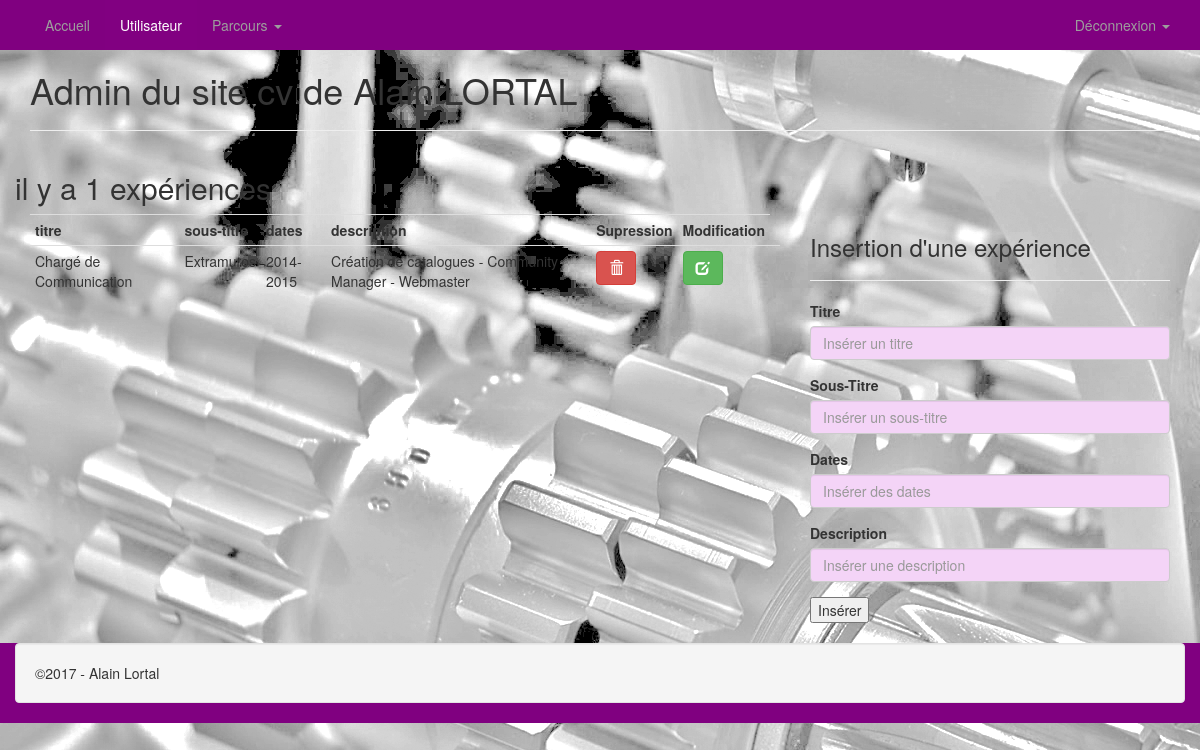
The page /admin/experiences.php (signed in) on the database as committed earlier.
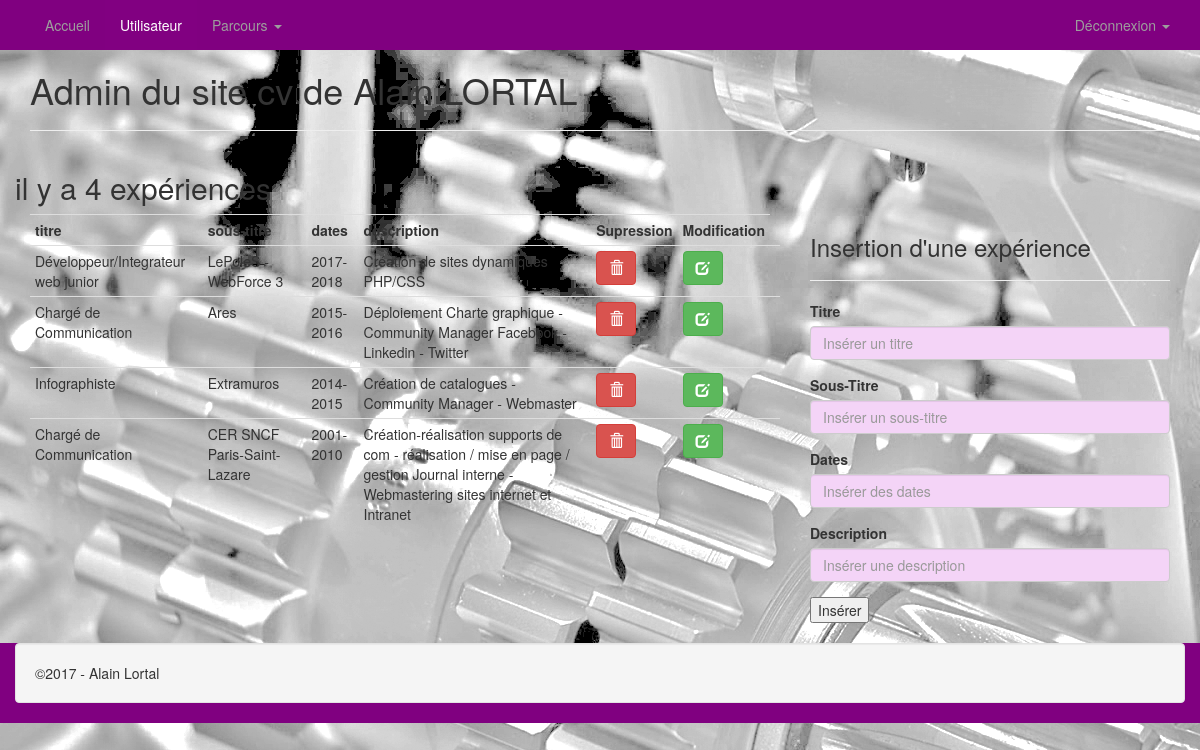
The same page on the database as committed later.
### tables this page shows
CREATE TABLE `t_utilisateurs` (
  `id_utilisateur` int(3) NOT NULL,
  `prenom` varchar(30) NOT NULL,
  `nom` varchar(30) NOT NULL,
  `email` varchar(50) NOT NULL,
  `telephone` int(10) UNSIGNED ZEROFILL NOT NULL,
  `mdp` varchar(12) NOT NULL,
  `pseudo` varchar(30) NOT NULL,
  `avatar` varchar(20) NOT NULL,
  `age` int(3) NOT NULL,
  `date_naissance` date NOT NULL,
  `sexe` enum('H','F','','') NOT NULL,
  `etat_civil` enum('M','Mme','','') NOT NULL,
  `adresse` varchar(50) NOT NULL,
  `code_postal` int(5) UNSIGNED ZEROFILL NOT NULL,
  `ville` varchar(30) NOT NULL,
  `pays` varchar(20) NOT NULL,
  `site_web` varchar(50) NOT NULL
);

CREATE TABLE `t_experiences` (
  `id_experience` int(3) NOT NULL,
  `e_titre` varchar(50) NOT NULL,
  `e_soustitre` varchar(50) NOT NULL,
  `e_dates` varchar(50) NOT NULL,
  `e_description` text NOT NULL,
  `utilisateur_id` int(3) NOT NULL
);

### admin/experiences.php (the view, shortened to what this page needs)
<?php require 'connexion.php';
?>
<!Doctype html>
<html lang="fr">
<head>
	<?php
		$sql = $pdoCV -> query("SELECT * FROM t_utilisateurs WHERE id_utilisateur = '1' ");
		$ligne_utilisateur = $sql -> fetch(PDO::FETCH_ASSOC);
	?>
    <link href="css/bootstrap.min.css" rel="stylesheet">
	<link href="css/styleadmin.css" rel="stylesheet">
</head>
<html>
	<body>
		<?php include('inc/navbar.php');?>
	<section>
      	<div class="container">
		<h1>Admin du site cv de <?php echo($ligne_utilisateur['prenom'].' '.$ligne_utilisateur['nom']); ?></h1>
		<hr>
			<?php
					$sql = $pdoCV->prepare("SELECT * FROM t_experiences WHERE utilisateur_id='1'");
					$sql->execute();
					$nbr_experiences = $sql->rowCount();
			?>
			<div class="row">
				<h2> il y a <?php echo $nbr_experiences; ?> expériences</h2>
			    <div class="col-md-8">
					<table class="table  table-hover  table-condensed">
						<tr>
							<th>titre</th>
							<th>sous-titre</th>
							<th>dates</th>
							<th>description</th>
							<th>Supression</th>
							<th>Modification</th>
						</tr>
						<tr>
							<?php while ($ligne_experience = $sql->fetch()){ ?>
							<td><?php echo $ligne_experience['e_titre']; ?></td>
							<td><?php echo $ligne_experience['e_soustitre']; ?></td>
							<td><?php echo $ligne_experience['e_dates']; ?></td>
							<td><?php echo $ligne_experience['e_description']; ?></td>
							<td><a href="experiences.php?id_experience=<?php echo $ligne_experience['id_experience']; ?> "><button type= "button" class="btn btn-danger"><span class="glyphicon glyphicon-trash"></span></button></a></td>
							<td><a href="modif_experience.php?id_experience=<?php echo $ligne_experience['id_experience']; ?> "><button type= "button" class="btn btn-success"><span class="glyphicon glyphicon-edit"></span></button></a></td>
							<td></td>
						</tr>
						<?php } ?>
					</table>
				</div>
				<div class="col-md-4">
					<table class="table  table-hover  table-condensed">
						<h3>Insertion d'une expérience</h3>
						<hr>
							<div class="form-group">
								<form action="experiences.php" method="post">
									<label for="titre">Titre</label>
									<input type="text" name="titre" id="titre" placeholder="Insérer un titre" class="form-control">
							</div>
							<div class="form-group">
									<label for="soustitre">Sous-Titre</label>
									<input type="text" name="soustitre" id="soustitre" placeholder="Insérer un sous-titre" class="form-control">
							</div>
							<div class="form-group">
									<label for="dates">Dates</label>
									<input type="text" name="dates" id="dates" placeholder="Insérer des dates" class="form-control">
							</div>
							<div class="form-group">
									<label for="description">Description</label>
									<input type="text" name="description" id="description" placeholder="Insérer une description" class="form-control">
							</div>
							<div>
									<input type="submit" value="Insérer">
							</div>
					</table>
				</div>
			</div>
		</div>
	</section>
		<?php include('inc/footer.php');?>
	</body>
</html>

### admin/inc/navbar.php (shortened to what this page needs)
  <nav class="navbar-inverse">
  <div class="container-fluid">
    <div class="collapse navbar-collapse" id="bs-example-navbar-collapse-1">
      <ul class="nav navbar-nav">
         <li><a href="#">Accueil</a></li>
         <li class="active"><a href="utilisateur.php">Utilisateur<span class="sr-only">(current)</span></a></li>
        <li class="dropdown">
          <a href="#" class="dropdown-toggle" data-toggle="dropdown" role="button" aria-haspopup="true" aria-expanded="false">Parcours <span class="caret"></span></a>
        </li>
      </ul>
     <ul class="nav navbar-nav navbar-right">
        <li class="dropdown">
          <a href="#" class="dropdown-toggle" data-toggle="dropdown" role="button" aria-haspopup="true" aria-expanded="false">Déconnexion <span class="caret"></span></a>
        </li>
      </ul>
    </div>
  </div>
</nav>

### admin/inc/footer.php
<footer class="alfooter">
	<div class="container-fluid">
	<p class="well">	&copy;2017 - Alain Lortal<p>
	</div>
</footer>

### admin/css/styleadmin.css (style rules this page uses)
.alfooter { background: rgba(128,0,128,1); }
.navbar-inverse { background-color: rgba(128,0,128,1); }
body { background-color: rgba(256, 256, 256, 0.9); background-image: url("../img/gearsandgrey.png"); }
.navbar-inverse .navbar-nav>.active>a, .navbar-inverse .navbar-nav>.active>a:focus, .navbar-inverse .navbar-nav>.active>a:hover { background-color: rgba(128,0,128,0.3); }
.form-control { background-color: rgba(244,212,247,1); }

Rows that differ between the two databases and show on the page:
removed t_experiences: e_titre "Chargé de Communication", e_soustitre "Extramuros", e_dates "2014-2015", e_description "Création de catalogues - Community Manager - Webmaster"
added t_experiences: e_titre "Développeur/Integrateur web junior", e_soustitre "LePoleS -WebForce 3", e_dates "2017-2018", e_description "Création de sites dynamiques PHP/CSS"
added t_experiences: e_titre "Chargé de Communication", e_soustitre "Ares", e_dates "2015-2016", e_description "Déploiement Charte graphique - Community Manager Facebook - Linkedin - Twitter"
added t_experiences: e_titre "Infographiste", e_soustitre "Extramuros", e_dates "2014-2015", e_description "Création de catalogues - Community Manager - Webmaster"
added t_experiences: e_titre "Chargé de Communication", e_soustitre "CER SNCF Paris-Saint-Lazare", e_dates "2001-2010", e_description "Création-réalisation supports de com - réalisation / mise en page / gestion Journal interne - Webmastering sites internet et Intranet"
Other text that changed with them:
$nbr_experiences: "1" → "4"
